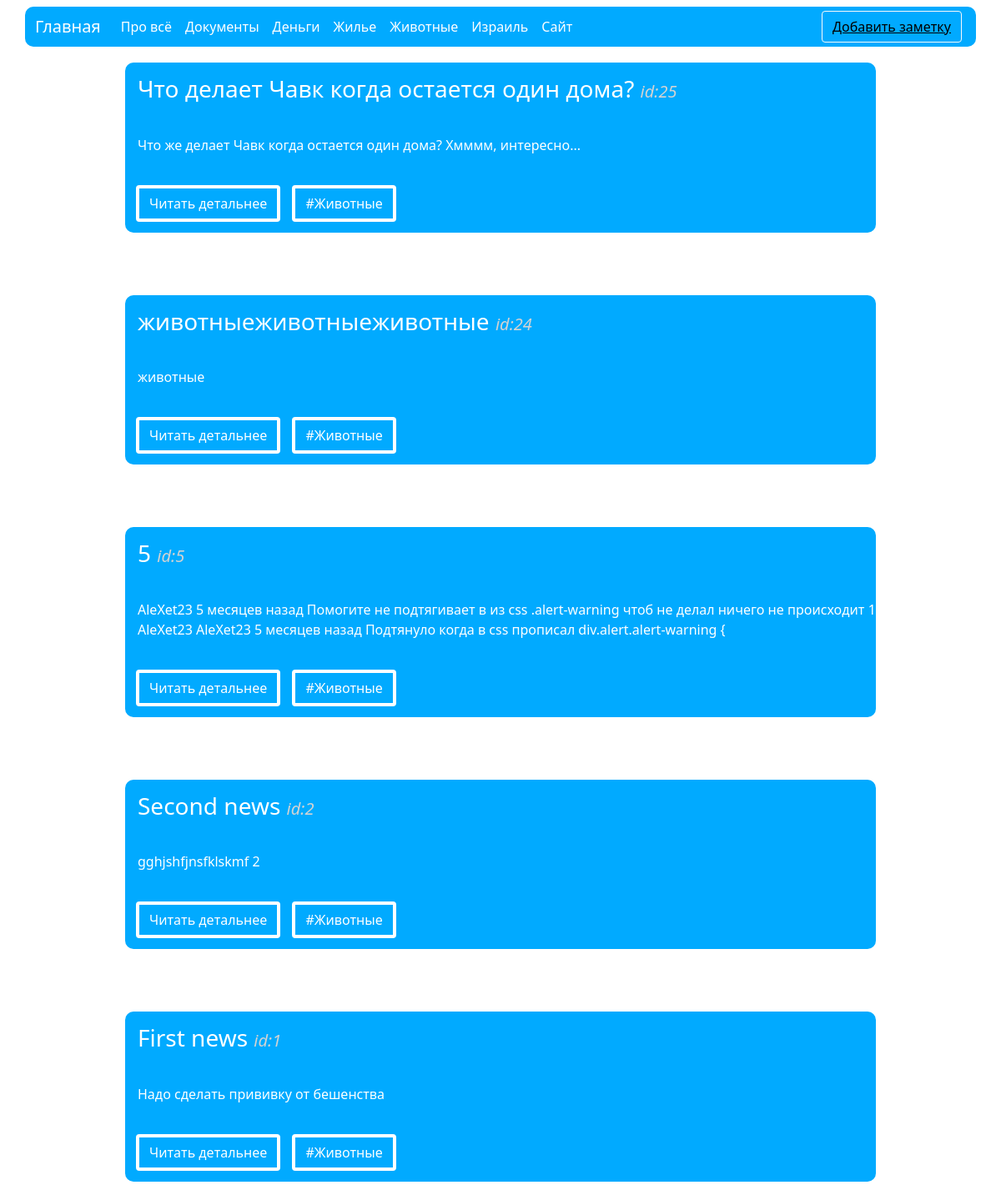
The page /news/animals on the database as committed earlier.
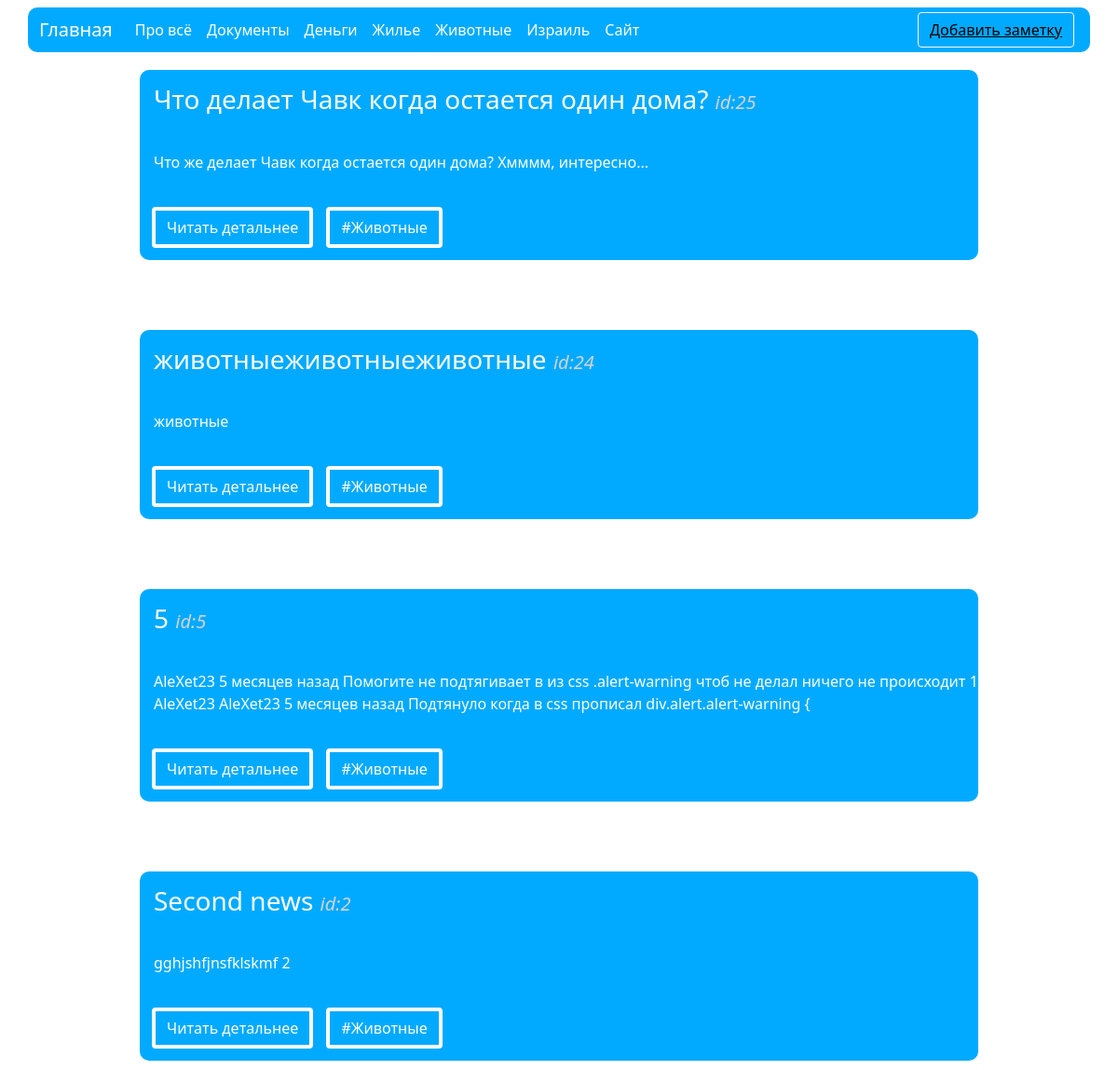
The same page on the database as committed later.
### news/models.py (models this page shows, shortened)
class Articles(models.Model):
    title = models.CharField('Название', max_length=15)
    hashtag = models.CharField('Хештег', max_length=20)
    full_text = models.TextField('Текст')
    class Meta:
        verbose_name = 'Новость'
        verbose_name_plural = 'Новости'

### news/views.py (the view)
# urls.py: path('animals', views.animals, name='animals'),
def animals(request):
    news = Articles.objects.order_by('-id')
    return render(request, 'news/animals.html', {'news': news})

### news/templates/news/animals.html (shortened to what this page needs)
{% extends 'main/layout.html' %}
{% block content %}
    {% if news %}
        {% for element in news %}
            {% if element.hashtag == 'Животные' %}
                <div class="container-house">
                    <div class="container-h3">
                        <h3>{{ element.title }} <i class="container-id">id:{{ element.id }}</i></h3>
                    </div>
                    <div class="container-p">
                        <p>{{ element.full_text }}</p>
                    </div>
                    <div class="container-buttons">
                        <a href="{% url 'news-detail' element.id %}" class="btn btn-light"> Читать детальнее</a>
                        <a href="{% url 'animals' %}" class="btn btn-info">#{{ element.hashtag }}</a>
                    </div>
                </div>
            {% endif %}
        {% endfor %}
    {% endif %}
{% endblock %}

### main/templates/main/layout.html (shortened to what this page needs)
{% load static %}
<!doctype html>
<html lang="en">
<head>
    <link rel="stylesheet" href="https://cdn.jsdelivr.net/npm/bootstrap@5.1.3/dist/css/bootstrap.min.css">
    <link rel="stylesheet" href="{% static 'main/css/main.css' %}">
</head>
<body>
    <header id="header" class="fixed-top">
        <nav class="navbar navbar-expand-lg navbar-dark" style="background-color: white;">
            <div class="container">
                <a href="{% url 'home' %}" class="navbar-brand">Главная</a>
                <div class="collapse navbar-collapse" id="navContent">
                    <ul class="navbar-nav me-auto mb-3 mb-lg-0">
                        <li class="nav-item">
                            <a href="{% url 'news_home' %}" class="nav-link" style="color: white;"> Про всё</a>
                        </li>
                        <li class="nav-item">
                            <a href="{% url 'documents' %}" class="nav-link" style="color: white;"> Документы</a>
                        </li>
                        <li class="nav-item">
                            <a href="{% url 'money' %}" class="nav-link" style="color: white;"> Деньги</a>
                        </li>
                        <li class="nav-item">
                            <a href="{% url 'house' %}" class="nav-link" style="color: white;"> Жилье</a>
                        </li>
                        <li class="nav-item">
                            <a href="{% url 'animals' %}" class="nav-link" style="color: white;"> Животные</a>
                        </li>
                        <li class="nav-item">
                            <a href="{% url 'israel' %}" class="nav-link" style="color: white;"> Израиль</a>
                        </li>
                        <li class="nav-item">
                            <a href="{% url 'about' %}" class="nav-link" style="color: white;"> Сайт</a>
                        </li>
                        </ul>
                    <form action="#" class="d-flex">
                        <button type="submit" class="btn btn-outline-light"><a href="{% url 'create_news' %}" style="color: black; outline: none;"> Добавить заметку</a></button>
                    </form>
                </div>
            </div>
        </nav>
    </header>
    <main>
        {% block content %}
        {% endblock %}
    </main>
</body>
</html>

### main/static/main/css/main.css (style rules this page uses)
.container-house { width: 75%; background: #01AAFF; color: white; border-radius: 10px; margin: auto; margin-top: 75px; margin-bottom: 10px; }
.container { background: #01AAFF; border-radius: 10px; }
.container-h3 { padding-top: 15px; padding-left: 15px; padding-bottom: 15px; }
.container-id { font-size: 20px; color: lightgray; }
.container-p { padding-top: 15px; padding-left: 15px; padding-bottom: 15px; }
.container-buttons { padding-left: 8px; padding-bottom: 8px; }
.btn-light { border-left: 35%; background: #01AAFF; color: white; border: 4px solid white; margin: 5px; }
.btn-info { border-left: 35%; background: #01AAFF; color: white; border: 4px solid white; margin: 5px; }
.d-flex { border-left: 35%; margin: 5px; }

Rows that differ between the two databases and show on the page:
removed Articles: title "First news", id "1", full_text "Надо сделать прививку от бешенства", hashtag "Животные"
